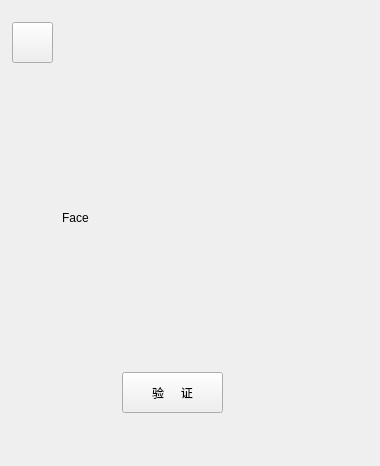
<?xml version="1.0" encoding="UTF-8"?>
<ui version="4.0">
 <class>FmtLogin</class>
 <widget class="QWidget" name="FmtLogin">
  <property name="geometry">
   <rect>
    <x>0</x>
    <y>0</y>
    <width>366</width>
    <height>466</height>
   </rect>
  </property>
  <property name="windowTitle">
   <string>Widget</string>
  </property>
  <layout class="QHBoxLayout" name="horizontalLayout_2">
   <property name="leftMargin">
    <number>12</number>
   </property>
   <property name="topMargin">
    <number>12</number>
   </property>
   <property name="rightMargin">
    <number>12</number>
   </property>
   <property name="bottomMargin">
    <number>12</number>
   </property>
   <item>
    <widget class="QStackedWidget" name="stackedWidget">
     <property name="currentIndex">
      <number>1</number>
     </property>
     <widget class="QWidget" name="page_custom">
      <layout class="QVBoxLayout" name="verticalLayout_2">
       <item>
        <widget class="QPushButton" name="btn_exit">
         <property name="minimumSize">
          <size>
           <width>30</width>
           <height>30</height>
          </size>
         </property>
         <property name="maximumSize">
          <size>
           <width>30</width>
           <height>30</height>
          </size>
         </property>
         <property name="styleSheet">
          <string notr="true"> QPushButton 
{
	border-image: url(:/res/LoginPage/close_common.png);
 }

QPushButton:pressed
 {
	border-image: url(:/res/LoginPage/close_press.png);
 }
</string>
         </property>
         <property name="text">
          <string/>
         </property>
        </widget>
       </item>
       <item>
        <layout class="QVBoxLayout" name="verticalLayout" stretch="8,5,2">
         <item>
          <widget class="QLabel" name="label_avatar">
           <property name="text">
            <string/>
           </property>
           <property name="alignment">
            <set>Qt::AlignCenter</set>
           </property>
          </widget>
         </item>
         <item>
          <layout class="QGridLayout" name="gridLayout">
           <item row="0" column="0">
            <widget class="QLabel" name="label_user">
             <property name="text">
              <string>   账   号</string>
             </property>
            </widget>
           </item>
           <item row="0" column="1">
            <widget class="QLineEdit" name="lineEdit_user"/>
           </item>
           <item row="1" column="0">
            <widget class="QLabel" name="label_password">
             <property name="text">
              <string>   密   码</string>
             </property>
            </widget>
           </item>
           <item row="1" column="1">
            <widget class="QLineEdit" name="lineEdit_password"/>
           </item>
          </layout>
         </item>
         <item>
          <layout class="QHBoxLayout" name="horizontalLayout">
           <item>
            <widget class="QPushButton" name="btn_face">
             <property name="sizePolicy">
              <sizepolicy hsizetype="Minimum" vsizetype="Expanding">
               <horstretch>0</horstretch>
               <verstretch>0</verstretch>
              </sizepolicy>
             </property>
             <property name="text">
              <string>人    脸</string>
             </property>
            </widget>
           </item>
           <item>
            <widget class="QPushButton" name="btn_QRCode">
             <property name="sizePolicy">
              <sizepolicy hsizetype="Minimum" vsizetype="Expanding">
               <horstretch>0</horstretch>
               <verstretch>0</verstretch>
              </sizepolicy>
             </property>
             <property name="text">
              <string>扫    码</string>
             </property>
            </widget>
           </item>
           <item>
            <widget class="QPushButton" name="btn_register">
             <property name="sizePolicy">
              <sizepolicy hsizetype="Minimum" vsizetype="Expanding">
               <horstretch>0</horstretch>
               <verstretch>0</verstretch>
              </sizepolicy>
             </property>
             <property name="text">
              <string>注    册</string>
             </property>
            </widget>
           </item>
           <item>
            <widget class="QPushButton" name="btn_login">
             <property name="sizePolicy">
              <sizepolicy hsizetype="Minimum" vsizetype="Expanding">
               <horstretch>0</horstretch>
               <verstretch>0</verstretch>
              </sizepolicy>
             </property>
             <property name="text">
              <string>登    陆</string>
             </property>
            </widget>
           </item>
          </layout>
         </item>
        </layout>
       </item>
      </layout>
     </widget>
     <widget class="QWidget" name="page_face">
      <widget class="QLabel" name="label_Face">
       <property name="geometry">
        <rect>
         <x>50</x>
         <y>80</y>
         <width>231</width>
         <height>251</height>
        </rect>
       </property>
       <property name="text">
        <string>Face</string>
       </property>
      </widget>
      <widget class="QPushButton" name="btn_return_2">
       <property name="geometry">
        <rect>
         <x>0</x>
         <y>10</y>
         <width>41</width>
         <height>41</height>
        </rect>
       </property>
       <property name="styleSheet">
        <string notr="true"> QPushButton 
{
	border-image: url(:/res/LoginPage/return_common.png);
 }

QPushButton:pressed
 {
	border-image: url(:/res/LoginPage/return_press.png);
 }
</string>
       </property>
       <property name="text">
        <string/>
       </property>
      </widget>
      <widget class="QPushButton" name="btn_faceCheck">
       <property name="geometry">
        <rect>
         <x>110</x>
         <y>360</y>
         <width>101</width>
         <height>41</height>
        </rect>
       </property>
       <property name="styleSheet">
        <string notr="true"> QPushButton 
{
	border-image: url(:/res/LoginPage/return_comm2on.png);
 }

QPushButton:pressed
 {
	border-image: url(:/res/LoginPage/return_pr2ess.png);
 }
</string>
       </property>
       <property name="text">
        <string>验     证</string>
       </property>
      </widget>
     </widget>
     <widget class="QWidget" name="page_QRCode">
      <widget class="QLabel" name="label_QRCode">
       <property name="geometry">
        <rect>
         <x>60</x>
         <y>130</y>
         <width>221</width>
         <height>231</height>
        </rect>
       </property>
       <property name="text">
        <string>QRCode</string>
       </property>
      </widget>
      <widget class="QLabel" name="label">
       <property name="geometry">
        <rect>
         <x>0</x>
         <y>60</y>
         <width>341</width>
         <height>61</height>
        </rect>
       </property>
       <property name="font">
        <font>
         <pointsize>-1</pointsize>
         <bold>false</bold>
        </font>
       </property>
       <property name="styleSheet">
        <string notr="true">QLabel#label
{
	color: rgb(40, 244, 32);
	font-size: 20px;
}</string>
       </property>
       <property name="text">
        <string>扫码登录</string>
       </property>
       <property name="alignment">
        <set>Qt::AlignCenter</set>
       </property>
      </widget>
      <widget class="QPushButton" name="btn_return">
       <property name="geometry">
        <rect>
         <x>0</x>
         <y>10</y>
         <width>41</width>
         <height>41</height>
        </rect>
       </property>
       <property name="styleSheet">
        <string notr="true"> QPushButton 
{
	border-image: url(:/res/LoginPage/return_common.png);
 }

QPushButton:pressed
 {
	border-image: url(:/res/LoginPage/return_press.png);
 }
</string>
       </property>
       <property name="text">
        <string/>
       </property>
      </widget>
     </widget>
    </widget>
   </item>
  </layout>
 </widget>
 <resources/>
 <connections/>
</ui>
